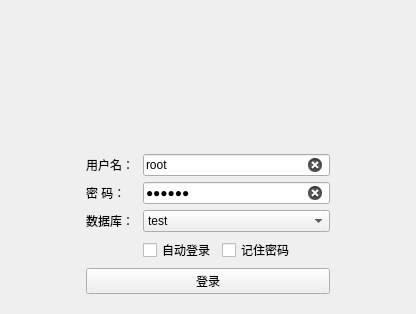
<?xml version="1.0" encoding="UTF-8"?>
<ui version="4.0">
 <class>login</class>
 <widget class="QWidget" name="login">
  <property name="geometry">
   <rect>
    <x>0</x>
    <y>0</y>
    <width>416</width>
    <height>300</height>
   </rect>
  </property>
  <property name="sizePolicy">
   <sizepolicy hsizetype="Fixed" vsizetype="Fixed">
    <horstretch>0</horstretch>
    <verstretch>0</verstretch>
   </sizepolicy>
  </property>
  <property name="windowTitle">
   <string>登录数据库</string>
  </property>
  <layout class="QGridLayout" name="gridLayout_3">
   <item row="0" column="1">
    <widget class="QWidget" name="widget" native="true">
     <layout class="QGridLayout" name="gridLayout">
      <item row="1" column="1">
       <widget class="QLabel" name="lab_user">
        <property name="text">
         <string>用户名：</string>
        </property>
       </widget>
      </item>
      <item row="1" column="2" colspan="3">
       <widget class="QLineEdit" name="user">
        <property name="text">
         <string>root</string>
        </property>
        <property name="placeholderText">
         <string>root</string>
        </property>
        <property name="clearButtonEnabled">
         <bool>true</bool>
        </property>
       </widget>
      </item>
      <item row="0" column="0" colspan="6">
       <widget class="QLabel" name="label">
        <property name="sizePolicy">
         <sizepolicy hsizetype="Fixed" vsizetype="Fixed">
          <horstretch>0</horstretch>
          <verstretch>0</verstretch>
         </sizepolicy>
        </property>
        <property name="minimumSize">
         <size>
          <width>361</width>
          <height>128</height>
         </size>
        </property>
        <property name="maximumSize">
         <size>
          <width>361</width>
          <height>128</height>
         </size>
        </property>
        <property name="text">
         <string/>
        </property>
        <property name="pixmap">
         <pixmap resource="resources.qrc">:/image/image/1200px-MySQL.svg.png</pixmap>
        </property>
        <property name="scaledContents">
         <bool>true</bool>
        </property>
       </widget>
      </item>
      <item row="2" column="1">
       <widget class="QLabel" name="lab_password">
        <property name="text">
         <string>密 码：</string>
        </property>
       </widget>
      </item>
      <item row="2" column="2" colspan="3">
       <widget class="QLineEdit" name="password">
        <property name="text">
         <string>123456</string>
        </property>
        <property name="echoMode">
         <enum>QLineEdit::Password</enum>
        </property>
        <property name="placeholderText">
         <string>123456</string>
        </property>
        <property name="clearButtonEnabled">
         <bool>true</bool>
        </property>
       </widget>
      </item>
      <item row="4" column="0">
       <spacer name="horizontalSpacer">
        <property name="orientation">
         <enum>Qt::Horizontal</enum>
        </property>
        <property name="sizeType">
         <enum>QSizePolicy::Fixed</enum>
        </property>
        <property name="sizeHint" stdset="0">
         <size>
          <width>60</width>
          <height>20</height>
         </size>
        </property>
       </spacer>
      </item>
      <item row="4" column="1">
       <widget class="QLabel" name="lab_database">
        <property name="text">
         <string>数据库：</string>
        </property>
       </widget>
      </item>
      <item row="4" column="5">
       <spacer name="horizontalSpacer_2">
        <property name="orientation">
         <enum>Qt::Horizontal</enum>
        </property>
        <property name="sizeType">
         <enum>QSizePolicy::Fixed</enum>
        </property>
        <property name="sizeHint" stdset="0">
         <size>
          <width>60</width>
          <height>20</height>
         </size>
        </property>
       </spacer>
      </item>
      <item row="6" column="1" colspan="4">
       <widget class="QPushButton" name="btn_login">
        <property name="text">
         <string>登录</string>
        </property>
       </widget>
      </item>
      <item row="4" column="2" colspan="3">
       <widget class="QComboBox" name="cbb_database">
        <item>
         <property name="text">
          <string>test</string>
         </property>
        </item>
        <item>
         <property name="text">
          <string>meterial</string>
         </property>
        </item>
       </widget>
      </item>
      <item row="5" column="2">
       <widget class="QCheckBox" name="checkBox_autoLogin">
        <property name="text">
         <string>自动登录</string>
        </property>
       </widget>
      </item>
      <item row="5" column="3" colspan="2">
       <widget class="QCheckBox" name="checkBox_remenberPSW">
        <property name="text">
         <string>记住密码</string>
        </property>
       </widget>
      </item>
     </layout>
    </widget>
   </item>
  </layout>
 </widget>
 <resources>
  <include location="resources.qrc"/>
 </resources>
 <connections/>
</ui>
